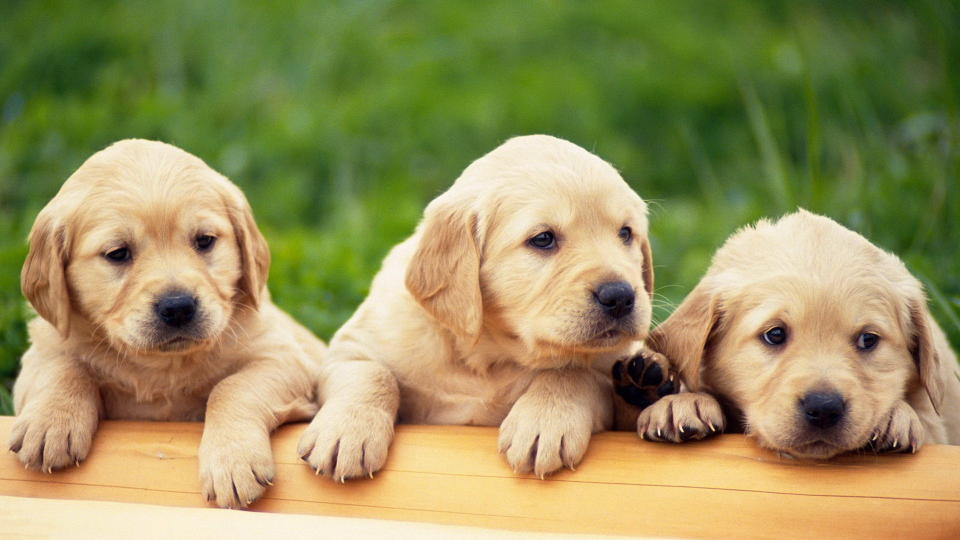
#> input picture img/puppy.jpg, 1920 x 1080 px (shown at 1/2 size)
$ python thresholding.py
#> lines starting #> are read from the running program, lines starting #| are printed output that depends on the picture; after the words box and inside, x2 and y2 are one past the last pixel; in counts of white or black regions, pixels touching at a corner belong together
#> further down, img is the input picture: shape (1080, 1920, 3); mean B, G, R 93.2, 145.4, 152.3
### rescale.py
import cv2 as cv


def rescaleFrame(frame, scale = 0.75):
    # works for images, videos
#> called with scale = 0.3
    width = int(frame.shape[1]*scale)
#> width = 576
    height = int(frame.shape[0]*scale)
#> height = 324
    dimensions = (width, height)
#> dimensions = (576, 324)

    return cv.resize(frame,dimensions, interpolation = cv.INTER_AREA)
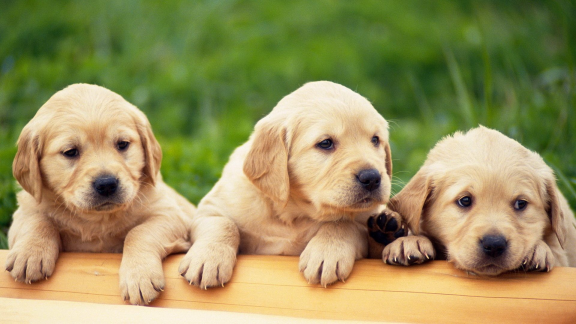
#> returned value: shape (324, 576, 3); mean of channels 0, 1, 2 93.2, 145.4, 152.3; drawn as B, G, R

# [4 lines left out: function changeRes, not called in this run]

# [21 lines of commented-out code are left out]

### thresholding.py
import cv2
import numpy as np
import rescale
import matplotlib.pyplot as plt

img = cv2.imread('img/puppy.jpg')
# cv2.imshow("Puppy",img)

rescaled_img = rescale.rescaleFrame(img,scale=0.3)
cv2.imshow("Rescaled_img",rescaled_img)

gray = cv2.cvtColor(rescaled_img, cv2.COLOR_BGR2GRAY)
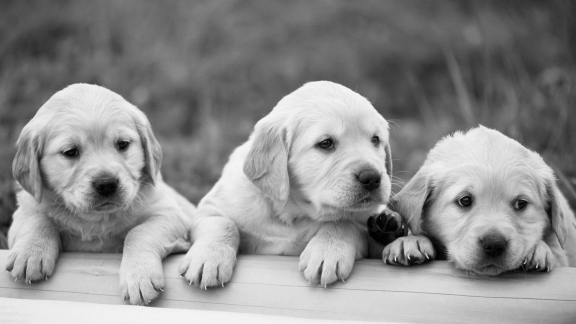
#> gray: shape (324, 576); min 1, max 246, mean 141.5
cv2.imshow("Gray",gray)
# SIMPLE THRESHOLDING
threshold,thresh = cv2.threshold(gray, 155, 255, cv2.THRESH_BINARY)
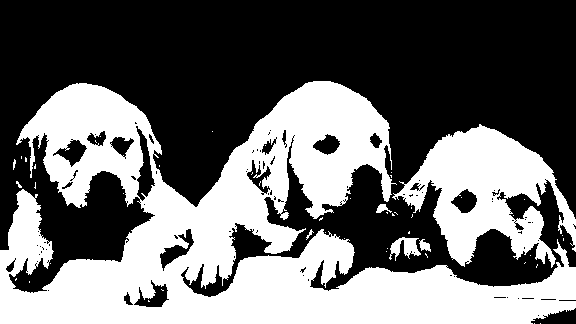
#> thresh: shape (324, 576); 41.9% white; 50 white regions (42 under 20 px), largest, box (x1, y1, x2, y2) and area: (0, 81, 576, 324) 64919, (392, 124, 576, 268) 12551, (389, 237, 421, 261) 384
cv2.imshow("Thresholded image",thresh)

threshold,thresh = cv2.threshold(gray, 155, 255, cv2.THRESH_BINARY_INV)
cv2.imshow("Thresholded-Inverse image",thresh)

# ADAPTIVE THRESHOLD
adaptive_thres = cv2.adaptiveThreshold(gray, 255, cv2.ADAPTIVE_THRESH_MEAN_C, cv2.THRESH_BINARY, 17, 10)
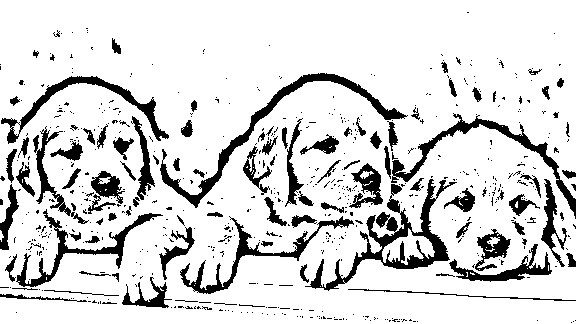
#> adaptive_thres: shape (324, 576); 84.9% white; 612 black regions (509 under 20 px), largest, box (x1, y1, x2, y2) and area: (305, 179, 457, 291) 3224, (160, 73, 408, 208) 2540, (391, 113, 576, 219) 1896
guassian_adaptive_thres = cv2.adaptiveThreshold(gray, 255, cv2.ADAPTIVE_THRESH_GAUSSIAN_C, cv2.THRESH_BINARY, 17, 10)
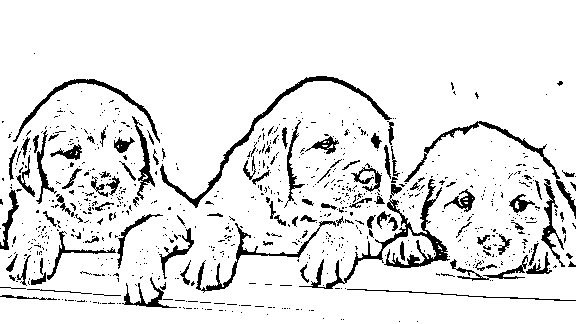
#> guassian_adaptive_thres: shape (324, 576); 90.3% white; 807 black regions (699 under 20 px), largest, box (x1, y1, x2, y2) and area: (299, 179, 450, 289) 1989, (160, 76, 392, 208) 1392, (196, 221, 336, 293) 848
cv2.imshow("Adaptive Threshold", adaptive_thres)
cv2.imshow("Adaptive Gaussian Threshold", guassian_adaptive_thres)

cv2.waitKey(0)
